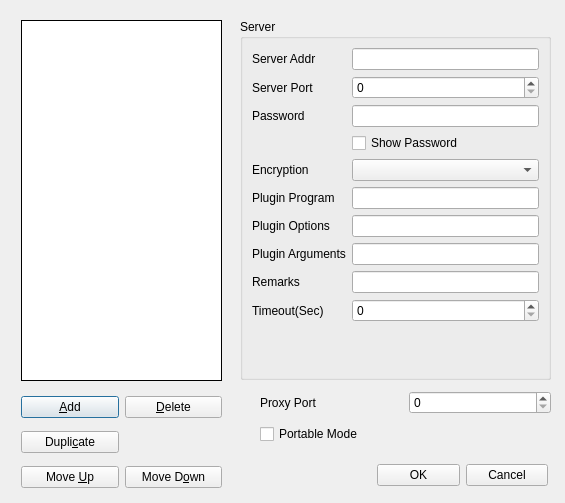
<?xml version="1.0" encoding="UTF-8"?>
<ui version="4.0">
 <class>ConfigDialog</class>
 <widget class="QDialog" name="ConfigDialog">
  <property name="geometry">
   <rect>
    <x>0</x>
    <y>0</y>
    <width>565</width>
    <height>503</height>
   </rect>
  </property>
  <property name="windowTitle">
   <string>Config</string>
  </property>
  <widget class="QListWidget" name="listWidget">
   <property name="geometry">
    <rect>
     <x>21</x>
     <y>20</y>
     <width>201</width>
     <height>361</height>
    </rect>
   </property>
   <property name="frameShape">
    <enum>QFrame::Box</enum>
   </property>
   <property name="frameShadow">
    <enum>QFrame::Plain</enum>
   </property>
   <property name="midLineWidth">
    <number>0</number>
   </property>
  </widget>
  <widget class="QWidget" name="layoutWidget">
   <property name="geometry">
    <rect>
     <x>21</x>
     <y>389</y>
     <width>201</width>
     <height>109</height>
    </rect>
   </property>
   <layout class="QGridLayout" name="gridLayout">
    <item row="0" column="0">
     <widget class="QPushButton" name="pushButtonAdd">
      <property name="text">
       <string>&amp;Add</string>
      </property>
     </widget>
    </item>
    <item row="0" column="1">
     <widget class="QPushButton" name="pushButtonDelete">
      <property name="text">
       <string>&amp;Delete</string>
      </property>
     </widget>
    </item>
    <item row="1" column="0">
     <widget class="QPushButton" name="pushButtonDuplicate">
      <property name="text">
       <string>Dupli&amp;cate</string>
      </property>
     </widget>
    </item>
    <item row="2" column="0">
     <widget class="QPushButton" name="pushButtonMoveUp">
      <property name="text">
       <string>Move &amp;Up</string>
      </property>
     </widget>
    </item>
    <item row="2" column="1">
     <widget class="QPushButton" name="pushButtonMoveDown">
      <property name="text">
       <string>Move D&amp;own</string>
      </property>
     </widget>
    </item>
   </layout>
  </widget>
  <widget class="QWidget" name="layoutWidget">
   <property name="geometry">
    <rect>
     <x>377</x>
     <y>459</y>
     <width>171</width>
     <height>33</height>
    </rect>
   </property>
   <layout class="QHBoxLayout" name="horizontalLayout">
    <item>
     <widget class="QPushButton" name="pushButtonOK">
      <property name="text">
       <string>OK</string>
      </property>
     </widget>
    </item>
    <item>
     <widget class="QPushButton" name="pushButtonCancel">
      <property name="text">
       <string>Cancel</string>
      </property>
     </widget>
    </item>
   </layout>
  </widget>
  <widget class="QWidget" name="layoutWidget">
   <property name="geometry">
    <rect>
     <x>260</x>
     <y>386</y>
     <width>291</width>
     <height>33</height>
    </rect>
   </property>
   <layout class="QHBoxLayout" name="horizontalLayout_2">
    <item>
     <widget class="QLabel" name="label_7">
      <property name="text">
       <string>Proxy Port</string>
      </property>
     </widget>
    </item>
    <item>
     <widget class="QSpinBox" name="spinBoxProxyPort">
      <property name="maximum">
       <number>36555</number>
      </property>
     </widget>
    </item>
   </layout>
  </widget>
  <widget class="QWidget" name="horizontalLayoutWidget">
   <property name="geometry">
    <rect>
     <x>260</x>
     <y>419</y>
     <width>291</width>
     <height>31</height>
    </rect>
   </property>
   <layout class="QHBoxLayout" name="horizontalLayout_3">
    <item>
     <widget class="QCheckBox" name="checkBoxPortableMode">
      <property name="text">
       <string>Portable Mode</string>
      </property>
     </widget>
    </item>
   </layout>
  </widget>
  <widget class="QGroupBox" name="groupBox_2">
   <property name="geometry">
    <rect>
     <x>240</x>
     <y>19</y>
     <width>311</width>
     <height>361</height>
    </rect>
   </property>
   <property name="title">
    <string>Server</string>
   </property>
   <layout class="QFormLayout" name="formLayout">
    <property name="sizeConstraint">
     <enum>QLayout::SetNoConstraint</enum>
    </property>
    <item row="0" column="0">
     <widget class="QLabel" name="label">
      <property name="text">
       <string>Server Addr</string>
      </property>
     </widget>
    </item>
    <item row="0" column="1">
     <widget class="QLineEdit" name="lineEditServerAddr"/>
    </item>
    <item row="1" column="0">
     <widget class="QLabel" name="label_2">
      <property name="text">
       <string>Server Port</string>
      </property>
     </widget>
    </item>
    <item row="1" column="1">
     <widget class="QSpinBox" name="spinBoxServerPort">
      <property name="maximum">
       <number>65536</number>
      </property>
     </widget>
    </item>
    <item row="3" column="0">
     <widget class="QLabel" name="label_3">
      <property name="text">
       <string>Password</string>
      </property>
     </widget>
    </item>
    <item row="3" column="1">
     <widget class="QLineEdit" name="lineEditPassword">
      <property name="echoMode">
       <enum>QLineEdit::Password</enum>
      </property>
     </widget>
    </item>
    <item row="5" column="0">
     <widget class="QLabel" name="label_4">
      <property name="text">
       <string>Encryption</string>
      </property>
     </widget>
    </item>
    <item row="5" column="1">
     <widget class="QComboBox" name="comboBoxEncryption"/>
    </item>
    <item row="9" column="0">
     <widget class="QLabel" name="label_5">
      <property name="text">
       <string>Remarks</string>
      </property>
     </widget>
    </item>
    <item row="9" column="1">
     <widget class="QLineEdit" name="lineEditRemarks"/>
    </item>
    <item row="10" column="1">
     <widget class="QSpinBox" name="spinBoxTimeout"/>
    </item>
    <item row="10" column="0">
     <widget class="QLabel" name="label_6">
      <property name="text">
       <string>Timeout(Sec)</string>
      </property>
     </widget>
    </item>
    <item row="4" column="1">
     <widget class="QCheckBox" name="checkBoxShowPassword">
      <property name="text">
       <string>Show Password</string>
      </property>
     </widget>
    </item>
    <item row="6" column="0">
     <widget class="QLabel" name="label_8">
      <property name="text">
       <string>Plugin Program</string>
      </property>
     </widget>
    </item>
    <item row="7" column="0">
     <widget class="QLabel" name="label_9">
      <property name="text">
       <string>Plugin Options</string>
      </property>
     </widget>
    </item>
    <item row="8" column="0">
     <widget class="QLabel" name="label_10">
      <property name="text">
       <string>Plugin Arguments</string>
      </property>
     </widget>
    </item>
    <item row="6" column="1">
     <widget class="QLineEdit" name="lineEditPluginProgram"/>
    </item>
    <item row="7" column="1">
     <widget class="QLineEdit" name="lineEditPluginOptions"/>
    </item>
    <item row="8" column="1">
     <widget class="QLineEdit" name="lineEditPluginArguments"/>
    </item>
   </layout>
  </widget>
  <zorder>layoutWidget</zorder>
  <zorder>layoutWidget</zorder>
  <zorder>layoutWidget</zorder>
  <zorder>listWidget</zorder>
  <zorder>horizontalLayoutWidget</zorder>
  <zorder>groupBox_2</zorder>
 </widget>
 <resources/>
 <connections>
  <connection>
   <sender>pushButtonCancel</sender>
   <signal>clicked()</signal>
   <receiver>ConfigDialog</receiver>
   <slot>reject()</slot>
   <hints>
    <hint type="sourcelabel">
     <x>588</x>
     <y>329</y>
    </hint>
    <hint type="destinationlabel">
     <x>574</x>
     <y>356</y>
    </hint>
   </hints>
  </connection>
 </connections>
</ui>
